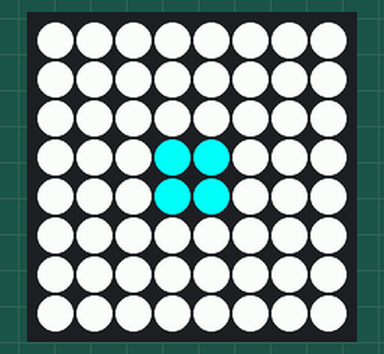
Recording of a program running on a simulated Raspberry Pi (BCM pin numbers) with a Sense HAT. On the bench: the Sense HAT's 8×8 RGB LED matrix.

Above: at 0.17 s.
At 0.77 s:
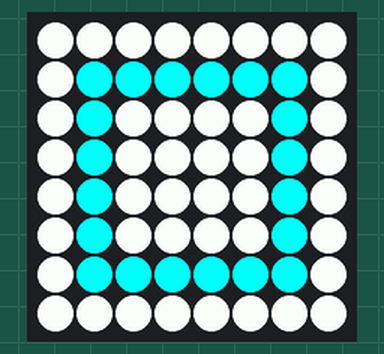
At 1.67 s:
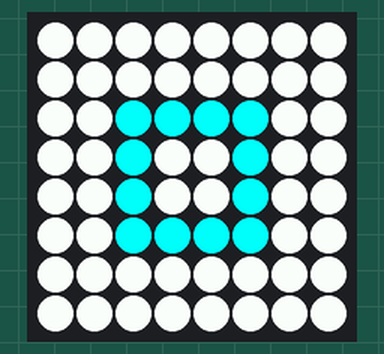

The program:

rect_animated.py
```python
from sense_hat import SenseHat
from time import sleep

sense = SenseHat()

g = (0, 255, 255)
b = (255, 255, 255)

rect1 = [
	b, b, b, b, b, b, b, b,
	b, b, b, b, b, b, b, b,
	b, b, b, b, b, b, b, b,
	b, b, b, g, g, b, b, b,
	b, b, b, g, g, b, b, b,
	b, b, b, b, b, b, b, b,
	b, b, b, b, b, b, b, b,
	b, b, b, b, b, b, b, b
]

rect2 = [
	b, b, b, b, b, b, b, b,
	b, b, b, b, b, b, b, b,
	b, b, g, g, g, g, b, b,
	b, b, g, b, b, g, b, b,
	b, b, g, b, b, g, b, b,
	b, b, g, g, g, g, b, b,
	b, b, b, b, b, b, b, b,
	b, b, b, b, b, b, b, b
]

rect3 = [
	b, b, b, b, b, b, b, b,
	b, g, g, g, g, g, g, b,
	b, g, b, b, b, b, g, b,
	b, g, b, b, b, b, g, b,
	b, g, b, b, b, b, g, b,
	b, g, b, b, b, b, g, b,
	b, g, g, g, g, g, g, b,
	b, b, b, b, b, b, b, b
]

rect4 = [
	g, g, g, g, g, g, g, g,
	g, b, b, b, b, b, b, g,
	g, b, b, b, b, b, b, g,
	g, b, b, b, b, b, b, g,
	g, b, b, b, b, b, b, g,
	g, b, b, b, b, b, b, g,
	g, b, b, b, b, b, b, g,
	g, g, g, g, g, g, g, g
]

while True:
	sense.set_pixels(rect1)
	sleep(0.3)
	sense.set_pixels(rect2)
	sleep(0.3)
	sense.set_pixels(rect3)
	sleep(0.3)
	sense.set_pixels(rect4)
	sleep(0.3)
	sense.set_pixels(rect3)
	sleep(0.3)
	sense.set_pixels(rect2)
	sleep(0.3)
	sense.set_pixels(rect1)
```

Measured:
- by itself, everything shown: repeats every 1.8 s, in 6 steps
